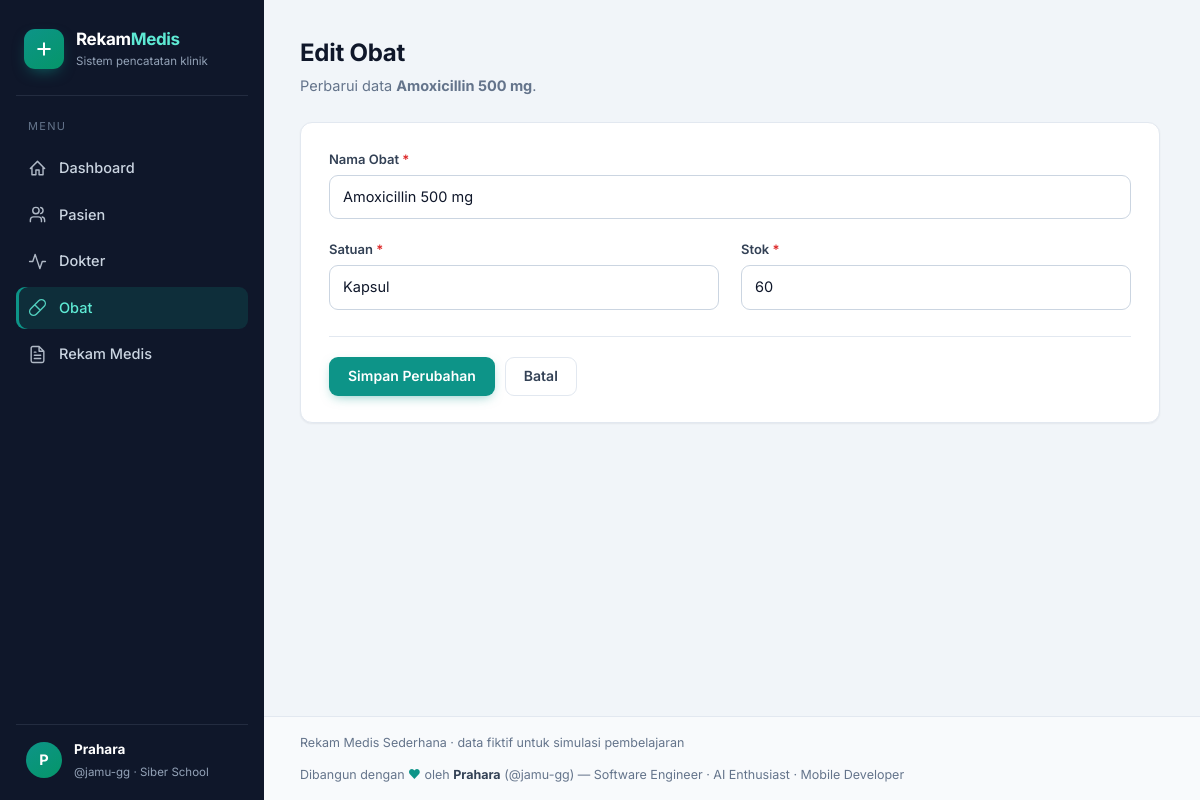
Page /obat/edit.php?id=2 on the committed database.
### tables this page shows
CREATE TABLE IF NOT EXISTS obat (
  id_obat INT(11) NOT NULL AUTO_INCREMENT,
  nama_obat VARCHAR(100) NOT NULL,
  satuan VARCHAR(30) NOT NULL,
  stok INT(11) NOT NULL DEFAULT 0,
  PRIMARY KEY (id_obat)
);

### includes/helpers.php (called while the page is built, shortened)
<?php
function e($v): string
{
    return htmlspecialchars((string)$v, ENT_QUOTES, 'UTF-8');
}
function inv(array $errors, string $k): string
{
    return isset($errors[$k]) ? ' invalid' : '';
}
function cari_baris(mysqli $db, string $tabel, string $pk, int $id): ?array
{
    $st = $db->prepare("SELECT * FROM `$tabel` WHERE `$pk` = ?");
    $st->bind_param('i', $id);
    $st->execute();
    $row = $st->get_result()->fetch_assoc();
    return $row ?: null;
}

### obat/edit.php (the view, shortened to what this page needs)
<?php
require_once __DIR__ . '/../includes/init.php';
$id  = (int)($_GET['id'] ?? 0);
$row = cari_baris($koneksi, 'obat', 'id_obat', $id);
$d = $row;
$errors = [];
$labelTombol = 'Simpan Perubahan';
require __DIR__ . '/../includes/header.php';
?>
<div class="page-head"><div><h1>Edit Obat</h1><p>Perbarui data <b><?= e($row['nama_obat']) ?></b>.</p></div></div>
<?php require __DIR__ . '/_form.php'; ?>
<?php require __DIR__ . '/../includes/footer.php'; ?>

### obat/_form.php (shortened to what this page needs)
<form method="post" class="card form" novalidate>
  <div class="form-grid">
    <div class="field full">
      <label for="nama_obat">Nama Obat <span class="req">*</span></label>
      <input type="text" id="nama_obat" name="nama_obat" maxlength="100" placeholder="mis. Paracetamol 500 mg" value="<?= e($d['nama_obat']) ?>" class="<?= inv($errors, 'nama_obat') ?>" required>
    </div>
    <div class="field">
      <label for="satuan">Satuan <span class="req">*</span></label>
      <input type="text" id="satuan" name="satuan" maxlength="30" list="daftar-satuan" placeholder="Tablet, kapsul, sirup…" value="<?= e($d['satuan']) ?>" class="<?= inv($errors, 'satuan') ?>" required>
    </div>
    <div class="field">
      <label for="stok">Stok <span class="req">*</span></label>
      <input type="number" id="stok" name="stok" min="0" step="1" value="<?= e($d['stok']) ?>" class="<?= inv($errors, 'stok') ?>" required>
    </div>
  </div>
  <div class="form-actions">
    <button type="submit" class="btn btn-primary"><?= e($labelTombol) ?></button>
    <a href="index.php" class="btn btn-ghost">Batal</a>
  </div>
</form>

### assets/style.css (style rules this page uses)
:root { --slate-950:#0f172a; --slate-900:#1e293b; --slate-700:#334155; --slate-600:#475569; --slate-500:#64748b; --slate-400:#94a3b8; --slate-300:#cbd5e1; --slate-200:#e2e8f0; --slate-100:#f1f5f9; --slate-50:#f8fafc; --teal:#0d9488; --teal-dark:#0f766e; --teal-soft:#ccfbf1; --emerald:#059669; --red:#dc2626; --red-soft:#fee2e2; --green-soft:#d1fae5; --radius:12px; --shadow-sm:0 1px 2px rgba(15,23,42,.06); --shadow-md:0 6px 20px -8px rgba(15,23,42,.14); }
* { box-sizing:border-box }
html { scroll-behavior:smooth }
body { margin:0;font-family:'Inter',system-ui,-apple-system,'Segoe UI',sans-serif;background:var(--slate-100);color:var(--slate-950);font-size:14.5px;line-height:1.55;-webkit-font-smoothing:antialiased }
a { color:var(--teal-dark);text-decoration:none }
h1,h2,h3 { margin:0;letter-spacing:-.01em }
.page-head { display:flex;justify-content:space-between;align-items:flex-end;gap:16px;flex-wrap:wrap;margin-bottom:24px }
.page-head h1 { font-size:24px;font-weight:700 }
.page-head p { margin:4px 0 0;color:var(--slate-500) }
.card { background:#fff;border:1px solid var(--slate-200);border-radius:var(--radius);box-shadow:var(--shadow-sm) }
.btn { display:inline-flex;align-items:center;gap:8px;padding:10px 18px;border-radius:9px;border:1px solid transparent;font:inherit;font-weight:600;font-size:14px;cursor:pointer;transition:all .15s;text-decoration:none;line-height:1.2 }
.btn-primary { background:var(--teal);color:#fff;box-shadow:0 4px 12px -4px rgba(13,148,136,.55) }
.btn-ghost { background:#fff;border-color:var(--slate-200);color:var(--slate-700) }
.form { padding:26px 28px;max-width:860px }
.form-grid { display:grid;grid-template-columns:1fr 1fr;gap:20px 22px }
.field { display:flex;flex-direction:column;gap:6px }
.field.full { grid-column:1/-1 }
label { font-weight:600;font-size:13px;color:var(--slate-700) }
label .req { color:var(--red) }
input,select,textarea { font:inherit;color:var(--slate-950);background:#fff;border:1px solid var(--slate-300);border-radius:9px;padding:10px 13px;width:100%;transition:border-color .15s,box-shadow .15s }
.form-actions { display:flex;gap:10px;margin-top:26px;padding-top:20px;border-top:1px solid var(--slate-200) }

### rows in the picture
obat: nama_obat "Amoxicillin 500 mg", satuan "Kapsul", stok "60"

### other values in the picture
$n[0] "Dashboard"
$n[0] "Pasien"
$n[0] "Dokter"
$n[0] "Obat"
$n[0] "Rekam Medis"
$labelTombol "Simpan Perubahan"
